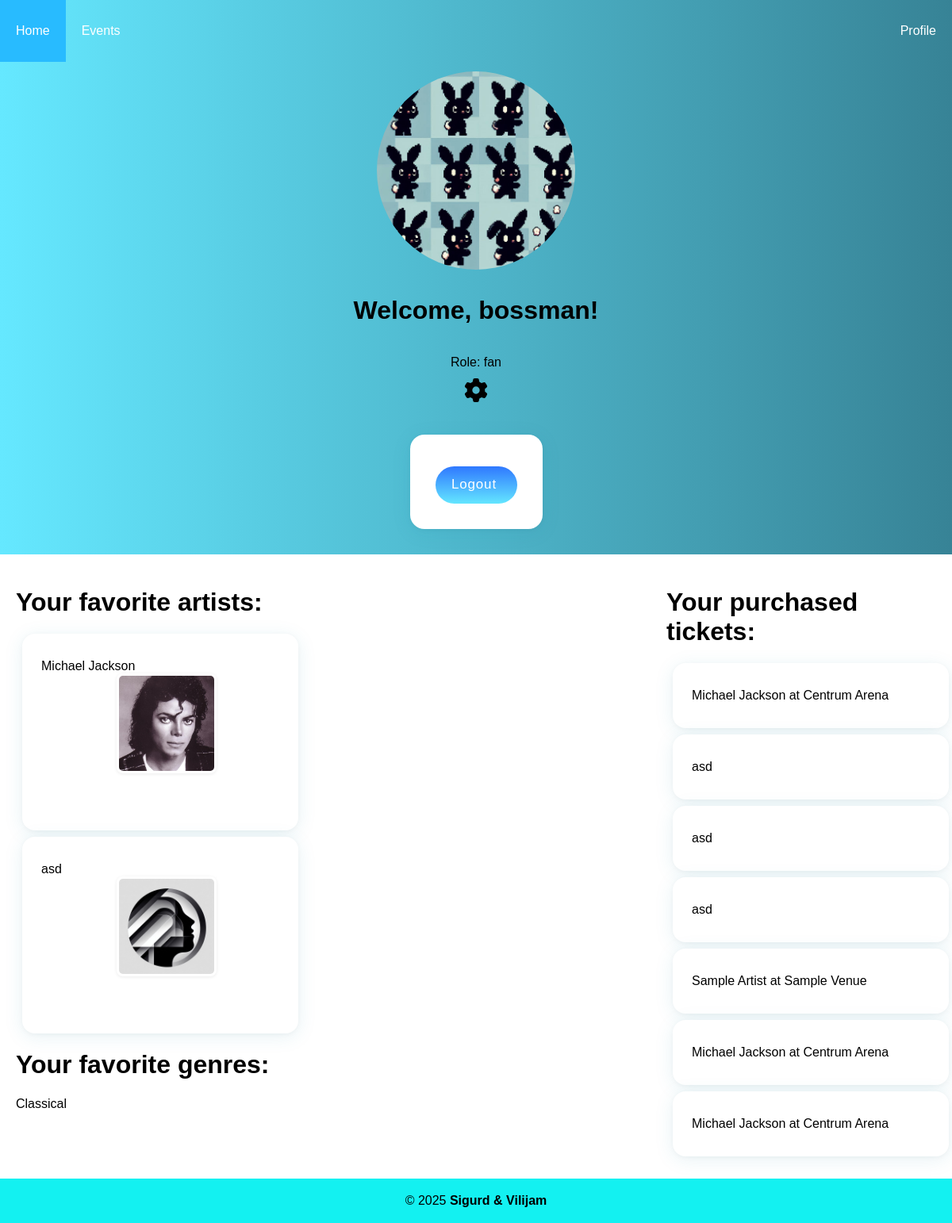
Page /profile/ (signed in) on the committed database.
### app/models.py (models this page shows, shortened)
class User(AbstractUser):
    choices = [
        ("fan", "Fan"),
        ("artist", "Artist"),
        ("venue", "Venue"),
        ("doorman", "Doorman"),
    ]
    role = models.CharField(max_length=100, choices=choices, default="fan")
    profilename = models.CharField(
        max_length=100
    )  # Name on profile different from username and full name
    bio = models.TextField(max_length=1000, null=True, blank=True)
    profilepic = models.ImageField(
        upload_to="profilepics/",
        default="profilepics/default.png",
        null=True,
        blank=True,
    )

class Genre(models.Model):
    genrename = models.CharField(max_length=100)
    code = models.CharField(max_length=10, unique=True)

class Tickets(models.Model):
    event = models.ForeignKey(Events, on_delete=models.CASCADE, related_name="tickets")
    fan = models.ForeignKey(Fan, on_delete=models.CASCADE, related_name="tickets")
    ticketnumber = models.IntegerField()
    is_used = models.BooleanField(default=False)

class Events(models.Model):
    eventname = models.CharField(max_length=100)
    eventdate = models.DateField()
    eventtime = models.TimeField()
    location = models.ForeignKey(
        Location, on_delete=models.CASCADE, related_name="events"
    )
    eventdescription = models.TextField()
    eventimage = models.ImageField(
        upload_to="eventpics/", default="eventpics/default.png", null=True, blank=True
    )
    EventArtists = models.ManyToManyField(
        Artist, through="EventArtists", related_name="event_artists"
    )
    eventvenue = models.ForeignKey(
        Venue, on_delete=models.CASCADE, related_name="event_venue"
    )
    ticketsold = models.IntegerField(default=0)
    ticketprice = models.DecimalField(max_digits=5, decimal_places=2)
    genres = models.ManyToManyField(Genre, related_name="events")
    authorized_doormen = models.ManyToManyField(
        Doorman, related_name="events", blank=True
    )

### app/views.py (the view)
# urls.py: path("profile/", views.profile, name="profile"),
@profile_required
@login_required
def profile(request):
    return render(request, "profile.html")

### app/utils.py (called while the page is built)
def profile_required(view_func):
    @wraps(view_func)
    def checkprofile(request, *args, **kwargs):
        user = request.user
        if not (
            hasattr(user, "fan_user")
            or hasattr(user, "artist_user")
            or hasattr(user, "venue_user")
            or hasattr(user, "doorman_user")
        ):
            return redirect("createprofile")
        return view_func(request, *args, **kwargs)
    return checkprofile

### templates/profile.html (shortened to what this page needs)
{%extends "base.html"%}
{%block content%}
<div class="profilepic"><img src="{%if user.profilepic%} {{user.profilepic.url}} {%endif%}" alt="profilepicture"
        width="20%">
    <h1>Welcome, {{user.profilename}}!</h1>
    <p>Role: {{user.role}}</p>
    <a href="{%url 'editprofile' %}"></a>
    <form method="post" action="{% url 'logout' %}">
        <button type="submit">Logout</button>
    </form>
</div>
<div class="container profile-flex">
    <div class="profile-main">
        {% if user.role == "fan" %}
        <div class="favartists">
            <h1>Your favorite artists:</h1>
            {% for artist in user.fan_user.favartists.all %} {% if artist.artist_user %}
            <div class="card"><a href="{% url 'artistprofile' artist.artist_user.id %}">{{ artist.profilename }}</a><img
                    src="{{ artist.profilepic.url }}" width="20px">
            </div>
            {% endif %}{% endfor %}
        </div>
        <div class="favgenres">
            <h1>Your favorite genres:</h1>
            {% for genre in user.fan_user.genres.all %}
            <p>{{ genre.genrename }}</p>
            {% endfor %}
        </div>
    </div>
    <div class="tickets">
        <h1>Your purchased tickets:</h1>
        {% for ticket in user.fan_user.tickets.all %}
        <div class="card">
            <a href="{% url 'ticket' ticket.id %}">{{ ticket.event.eventname }}</a>
        </div>
        {% endfor %}
    </div>
    {% endif %}
</div>
{%endblock%}

### static/css/base.css (style rules this page uses)
body { font-family: Verdana, Geneva, Tahoma, sans-serif; background: linear-gradient(rgb(255, 255, 255), rgb(255, 255, 255)); margin: 0; }
.container { max-width: 1200px; margin: 0 auto; padding: 20px; }
button { display: flex; align-items: center; font-family: inherit; cursor: pointer; font-weight: 500; font-size: 17px; padding: 0.8em 1.5em 0.8em 1.2em; color: white; background: linear-gradient(0deg, rgba(100, 230, 255, 1) 0%, rgb(47, 120, 255) 100%); border: none; letter-spacing: 0.05em; border-radius: 20em; }
.card { background: #fff; border: none; box-shadow: 0 4px 24px rgba(33, 134, 166, 0.10), 0 1.5px 6px rgba(0, 0, 0, 0.04); padding: 2rem 1.5rem; font-size: 1em; border-radius: 16px; transition: transform 0.15s, box-shadow 0.15s; margin: 0.5rem; width: 300px; display: flex; flex-direction: column; align-items: center; }
.card a { display: block; height: 100%; width: 100%; color: inherit; text-decoration: none; }
.card img { float: right; width: 120px; height: 120px; margin-left: 16px; margin-bottom: 8px; border-radius: 8px; box-shadow: 0 1px 4px rgba(0, 0, 0, 0.08); object-fit: cover; vertical-align: top; }
form { background: white; border-radius: 18px; box-shadow: 0 4px 24px rgba(33, 134, 166, 0.10), 0 1.5px 6px rgba(0, 0, 0, 0.04); margin: 2rem auto; padding: 2.5rem 2rem 2rem 2rem; display: flex; flex-direction: column; gap: 1.2rem; }

### templates/profile.html (style rules this page uses)
.profilepic { display: flex; justify-content: center; background: linear-gradient(to right, rgb(101, 232, 255), rgb(55, 131, 150)); flex-direction: column; align-items: center; }
img { border-radius: 50%; padding: 1%; border: 1%; width: 250px; height: 250px; }
.settings { bottom: 5px; position: relative; }
.profile-flex { display: flex; gap: 40px; align-items: flex-start; }
.profile-main { flex: 2; }
.tickets { flex: 1; min-width: 260px; max-width: 340px; }

### rows in the picture
User: profilepic (picture), profilename "bossman", role "fan"
User: profilename "Michael Jackson", profilepic (picture)
User: profilename "asd", profilepic (placeholder picture)
Genre: genrename "Classical"
Tickets: event.eventname "Michael Jackson at Centrum Arena"
Tickets: event.eventname "asd"
Tickets: event.eventname "asd"
Tickets: event.eventname "asd"
Tickets: event.eventname "Sample Artist at Sample Venue"
Tickets: event.eventname "Michael Jackson at Centrum Arena"
Tickets: event.eventname "Michael Jackson at Centrum Arena"
